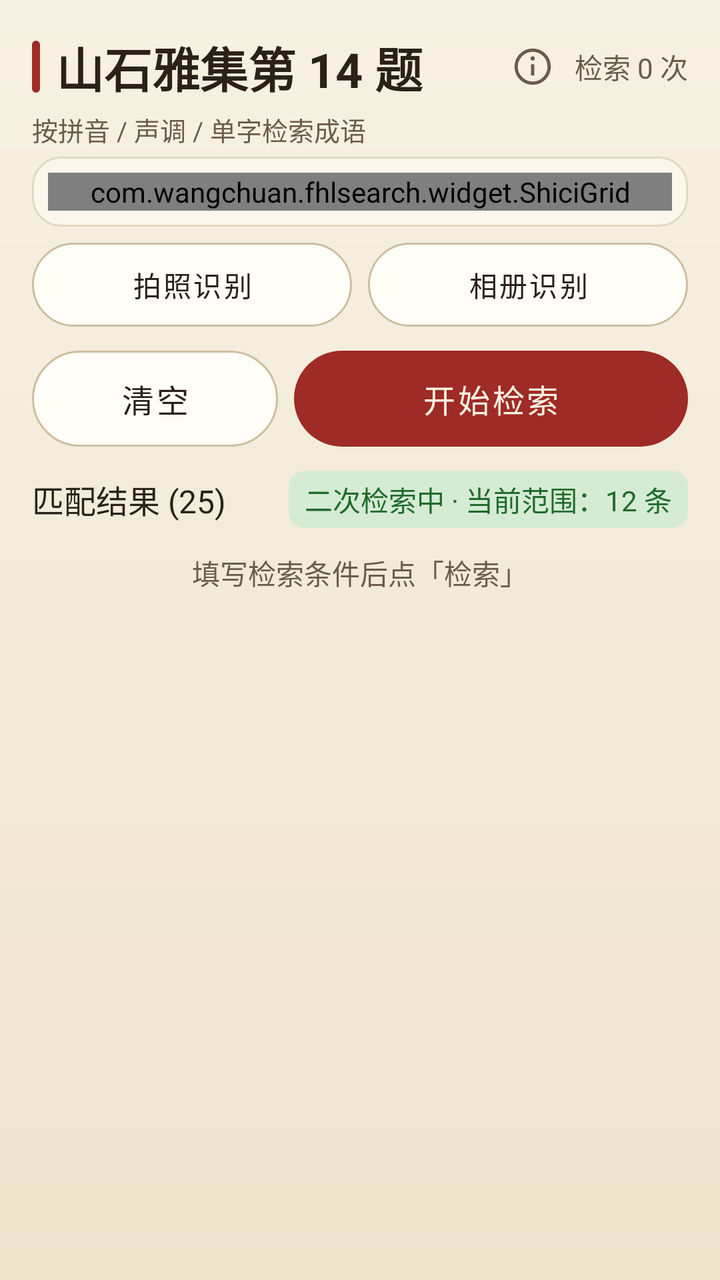
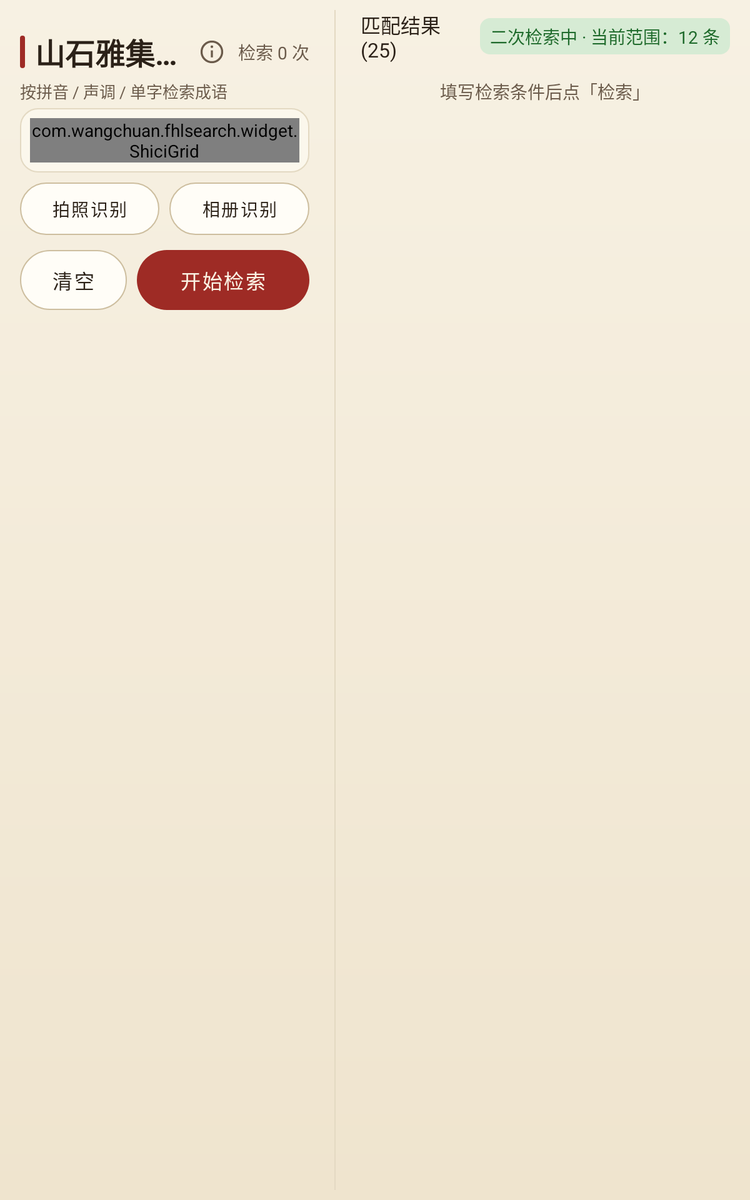

One screen, two layout resources from the same app: the default and the repository's alternative for another configuration. Each is rendered where Android would select it; the XML of both is given below.
<!-- AndroidManifest.xml: application theme Theme.FhlSearch -->
<!-- res/layout/fragment_fhl_shici.xml -->
<?xml version="1.0" encoding="utf-8"?>
<LinearLayout xmlns:android="http://schemas.android.com/apk/res/android"
    android:layout_width="match_parent"
    android:layout_height="match_parent"
    android:orientation="vertical"
    android:paddingStart="@dimen/fhl_screen_pad"
    android:paddingEnd="@dimen/fhl_screen_pad">

    
    <androidx.core.widget.NestedScrollView
        android:layout_width="match_parent"
        android:layout_height="wrap_content"
        android:fillViewport="false">

        <LinearLayout
            android:layout_width="match_parent"
            android:layout_height="wrap_content"
            android:orientation="vertical">

            <include
                android:id="@+id/header"
                layout="@layout/view_fhl_header" />

            <include
                android:id="@+id/cond"
                layout="@layout/view_fhl_shici_cond" />
        </LinearLayout>
    </androidx.core.widget.NestedScrollView>

    <LinearLayout
        android:layout_width="match_parent"
        android:layout_height="0dp"
        android:layout_marginTop="@dimen/fhl_gap_m"
        android:layout_weight="1"
        android:orientation="vertical">

        <include
            android:id="@+id/actions"
            layout="@layout/view_fhl_actions"
            android:layout_width="match_parent"
            android:layout_height="wrap_content"
            android:layout_marginBottom="@dimen/fhl_gap_s" />

        <include
            android:id="@+id/result"
            layout="@layout/view_fhl_result"
            android:layout_width="match_parent"
            android:layout_height="0dp"
            android:layout_weight="1" />
    </LinearLayout>
</LinearLayout>
<!-- res/layout/view_fhl_header.xml (included above) -->
<?xml version="1.0" encoding="utf-8"?>
<LinearLayout xmlns:android="http://schemas.android.com/apk/res/android"
    xmlns:app="http://schemas.android.com/apk/res-auto"
    xmlns:tools="http://schemas.android.com/tools"
    android:id="@+id/header"
    android:layout_width="match_parent"
    android:layout_height="wrap_content"
    android:orientation="vertical">

    <LinearLayout
        android:layout_width="match_parent"
        android:layout_height="wrap_content"
        android:gravity="center_vertical"
        android:orientation="horizontal"
        android:paddingTop="@dimen/fhl_gap_l"
        android:paddingBottom="@dimen/fhl_gap_xs">

        <View
            android:layout_width="4dp"
            android:layout_height="26dp"
            android:background="@drawable/bg_fhl_title_bar" />

        <TextView
            android:id="@+id/tvTitle"
            style="@style/TextFhlTitle"
            android:layout_width="0dp"
            android:layout_height="wrap_content"
            android:layout_marginStart="@dimen/fhl_gap_s"
            android:layout_weight="1"
            android:ellipsize="end"
            android:maxLines="1"
            tools:text="山石雅集第 14 题" />

        
        <ImageButton
            android:id="@+id/btnInfo"
            android:layout_width="34dp"
            android:layout_height="34dp"
            android:layout_marginStart="@dimen/fhl_gap_xs"
            android:layout_marginEnd="@dimen/fhl_gap_xs"
            android:background="?attr/selectableItemBackgroundBorderless"
            android:contentDescription="@string/info_button"
            android:padding="6dp"
            android:scaleType="fitCenter"
            android:src="@drawable/ic_fhl_info"
            app:tint="@color/fhl_ink_sub" />

        <TextView
            android:id="@+id/tvCount"
            style="@style/TextFhlCaption"
            android:layout_width="wrap_content"
            android:layout_height="wrap_content"
            tools:text="检索 0 次" />
    </LinearLayout>

    <TextView
        android:id="@+id/tvSubtitle"
        style="@style/TextFhlSubtitle"
        android:layout_width="match_parent"
        android:layout_height="wrap_content"
        android:layout_marginBottom="@dimen/fhl_gap_xs"
        tools:text="按拼音 / 声调 / 单字检索成语" />
</LinearLayout>
<!-- res/layout/view_fhl_shici_cond.xml (included above) -->
<?xml version="1.0" encoding="utf-8"?>
<LinearLayout xmlns:android="http://schemas.android.com/apk/res/android"
    xmlns:app="http://schemas.android.com/apk/res-auto"
    android:id="@+id/cond"
    android:layout_width="match_parent"
    android:layout_height="wrap_content"
    android:orientation="vertical">

    <LinearLayout
        android:layout_width="match_parent"
        android:layout_height="wrap_content"
        android:background="@drawable/bg_fhl_card"
        android:orientation="vertical"
        android:padding="@dimen/fhl_gap_s">

        <com.wangchuan.fhlsearch.widget.ShiciGrid
            android:id="@+id/grid"
            android:layout_width="match_parent"
            android:layout_height="wrap_content" />
    </LinearLayout>

    
    <LinearLayout
        android:layout_width="match_parent"
        android:layout_height="wrap_content"
        android:layout_marginTop="@dimen/fhl_gap_s"
        android:baselineAligned="false"
        android:gravity="center_vertical"
        android:orientation="horizontal">

        <com.google.android.material.button.MaterialButton
            android:id="@+id/btnOcrCamera"
            style="@style/BtnFhlLight"
            android:layout_width="0dp"
            android:layout_height="@dimen/fhl_btn_h_small"
            android:layout_marginEnd="@dimen/fhl_gap_s"
            android:layout_weight="1"
            android:maxLines="1"
            android:text="@string/ocr_camera"
            android:textSize="@dimen/fhl_fs_body_s"
            app:autoSizeMaxTextSize="@dimen/fhl_fs_body_s"
            app:autoSizeMinTextSize="8sp"
            app:autoSizeStepGranularity="1sp"
            app:autoSizeTextType="uniform" />

        <com.google.android.material.button.MaterialButton
            android:id="@+id/btnOcrGallery"
            style="@style/BtnFhlLight"
            android:layout_width="0dp"
            android:layout_height="@dimen/fhl_btn_h_small"
            android:layout_weight="1"
            android:maxLines="1"
            android:text="@string/ocr_gallery"
            android:textSize="@dimen/fhl_fs_body_s"
            app:autoSizeMaxTextSize="@dimen/fhl_fs_body_s"
            app:autoSizeMinTextSize="8sp"
            app:autoSizeStepGranularity="1sp"
            app:autoSizeTextType="uniform" />
    </LinearLayout>

    <LinearLayout
        android:layout_width="match_parent"
        android:layout_height="wrap_content"
        android:layout_marginTop="@dimen/fhl_gap_m"
        android:baselineAligned="false"
        android:gravity="center_vertical"
        android:orientation="horizontal">

        <com.google.android.material.button.MaterialButton
            android:id="@+id/btnClear"
            style="@style/BtnFhlLight"
            android:layout_width="0dp"
            android:layout_height="@dimen/fhl_btn_h"
            android:layout_marginEnd="@dimen/fhl_gap_s"
            android:layout_weight="1"
            android:text="@string/sc_clear" />

        <com.google.android.material.button.MaterialButton
            android:id="@+id/btnSearch"
            style="@style/BtnFhlPrimary"
            android:layout_width="0dp"
            android:layout_height="@dimen/fhl_btn_h"
            android:layout_weight="1.6"
            android:text="@string/sc_search" />
    </LinearLayout>

    
    <LinearLayout
        android:id="@+id/layOcrPreview"
        android:layout_width="match_parent"
        android:layout_height="wrap_content"
        android:layout_marginTop="@dimen/fhl_gap_s"
        android:background="@drawable/bg_fhl_card"
        android:gravity="center_horizontal"
        android:orientation="vertical"
        android:padding="@dimen/fhl_gap_s"
        android:visibility="gone">

        <ImageView
            android:id="@+id/ivOcrPreview"
            android:layout_width="wrap_content"
            android:layout_height="wrap_content"
            android:adjustViewBounds="true"
            android:contentDescription="@string/ocr_preview_cd"
            android:maxHeight="@dimen/fhl_ocr_preview_max_h"
            android:scaleType="fitCenter" />

        <TextView
            style="@style/TextFhlCaption"
            android:layout_width="wrap_content"
            android:layout_height="wrap_content"
            android:layout_marginTop="@dimen/fhl_gap_xs"
            android:gravity="center"
            android:text="@string/ocr_preview_hint" />
    </LinearLayout>
</LinearLayout>
<!-- res/layout/view_fhl_actions.xml (included above) -->
<?xml version="1.0" encoding="utf-8"?>
<LinearLayout xmlns:android="http://schemas.android.com/apk/res/android"
    xmlns:app="http://schemas.android.com/apk/res-auto"
    android:id="@+id/layActions"
    android:layout_width="match_parent"
    android:layout_height="wrap_content"
    android:baselineAligned="false"
    android:orientation="horizontal"
    android:visibility="gone">

    <com.google.android.material.button.MaterialButton
        android:id="@+id/btnClearAll"
        style="@style/BtnFhlLightSmall"
        android:layout_width="0dp"
        android:layout_height="@dimen/fhl_btn_h_small"
        android:layout_weight="1"
        android:layout_marginEnd="@dimen/fhl_gap_s"
        android:text="@string/btn_clear_all" />

    <com.google.android.material.button.MaterialButton
        android:id="@+id/btnClearCurrent"
        style="@style/BtnFhlLightSmall"
        android:layout_width="0dp"
        android:layout_height="@dimen/fhl_btn_h_small"
        android:layout_weight="1"
        android:layout_marginEnd="@dimen/fhl_gap_s"
        android:text="@string/btn_clear_current" />

    <com.google.android.material.button.MaterialButton
        android:id="@+id/btnSecondSearch"
        style="@style/BtnFhlPrimary"
        android:layout_width="0dp"
        android:layout_height="@dimen/fhl_btn_h_small"
        android:layout_weight="1"
        android:maxLines="1"
        android:text="@string/cy_second_search"
        android:textSize="@dimen/fhl_fs_body_s"
        app:autoSizeMaxTextSize="@dimen/fhl_fs_body_s"
        app:autoSizeMinTextSize="6sp"
        app:autoSizeStepGranularity="1sp"
        app:autoSizeTextType="uniform" />
</LinearLayout>
<!-- res/layout/view_fhl_result.xml (included above) -->
<?xml version="1.0" encoding="utf-8"?>
<LinearLayout xmlns:android="http://schemas.android.com/apk/res/android"
    xmlns:tools="http://schemas.android.com/tools"
    android:layout_width="match_parent"
    android:layout_height="match_parent"
    android:orientation="vertical">

    
    <LinearLayout
        android:id="@+id/layStatus"
        android:layout_width="match_parent"
        android:layout_height="wrap_content"
        android:gravity="center_vertical"
        android:orientation="horizontal"
        android:visibility="gone"
        tools:visibility="visible">

        <TextView
            android:id="@+id/tvResultCount"
            style="@style/TextFhlBody"
            android:layout_width="0dp"
            android:layout_height="wrap_content"
            android:layout_weight="1"
            tools:text="匹配结果 (25)" />

        <TextView
            android:id="@+id/tvSecondBar"
            style="@style/TextFhlCaption"
            android:layout_width="wrap_content"
            android:layout_height="wrap_content"
            android:background="@drawable/bg_fhl_tag_hit"
            android:paddingStart="@dimen/fhl_gap_s"
            android:paddingEnd="@dimen/fhl_gap_s"
            android:paddingTop="@dimen/fhl_gap_xs"
            android:paddingBottom="@dimen/fhl_gap_xs"
            android:textColor="@color/fhl_green_text"
            android:visibility="gone"
            tools:text="二次检索中 · 当前范围：12 条"
            tools:visibility="visible" />
    </LinearLayout>

    <TextView
        android:id="@+id/tvEmpty"
        style="@style/TextFhlCaption"
        android:layout_width="match_parent"
        android:layout_height="wrap_content"
        android:layout_marginTop="@dimen/fhl_gap_m"
        android:gravity="center"
        android:visibility="gone"
        tools:text="填写检索条件后点「检索」"
        tools:visibility="visible" />

    <androidx.recyclerview.widget.RecyclerView
        android:id="@+id/rvResult"
        android:layout_width="match_parent"
        android:layout_height="0dp"
        android:layout_weight="1"
        android:layout_marginTop="@dimen/fhl_gap_s"
        android:clipToPadding="false"
        android:paddingBottom="@dimen/fhl_gap_s"
        android:scrollbars="vertical" />
</LinearLayout>
<!-- resources referenced by this layout -->
<resources>
  <color name="fhl_green_text">#1F6B2C</color>
  <color name="fhl_ink_sub">#6B5B4B</color>
  <dimen name="fhl_btn_h">48dp</dimen>
  <dimen name="fhl_btn_h_small">42dp</dimen>
  <dimen name="fhl_fs_body_s">14sp</dimen>
  <dimen name="fhl_gap_l">16dp</dimen>
  <dimen name="fhl_gap_m">12dp</dimen>
  <dimen name="fhl_gap_s">8dp</dimen>
  <dimen name="fhl_gap_xs">4dp</dimen>
  <dimen name="fhl_ocr_preview_max_h">180dp</dimen>
  <dimen name="fhl_screen_pad">16dp</dimen>
  <!-- drawable bg_fhl_tag_hit (drawable) -->
  <?xml version="1.0" encoding="utf-8"?>
  <shape xmlns:android="http://schemas.android.com/apk/res/android" android:shape="rectangle">
      <solid android:color="@color/fhl_green_bg" />
      <corners android:radius="@dimen/fhl_radius_s" />
  </shape>
  <!-- drawable bg_fhl_title_bar (drawable) -->
  <?xml version="1.0" encoding="utf-8"?>
  <shape xmlns:android="http://schemas.android.com/apk/res/android" android:shape="rectangle">
      <solid android:color="@color/fhl_vermilion" />
      <corners android:radius="2dp" />
      <size android:width="4dp" />
  </shape>
  <string name="btn_clear_all">清空所有</string>
  <string name="btn_clear_current">清空当前</string>
  <string name="cy_second_search">二次检索</string>
  <string name="info_button">信息</string>
  <string name="ocr_camera">拍照识别</string>
  <string name="ocr_gallery">相册识别</string>
  <string name="ocr_preview_cd">识别用的图片</string>
  <string name="ocr_preview_hint">识别用的图片 · 点一下可重新裁切</string>
  <string name="sc_clear">清空</string>
  <string name="sc_search">开始检索</string>
  <style name="TextFhlBody">
          <item name="android:textSize">@dimen/fhl_fs_body</item>
          <item name="android:textColor">@color/fhl_ink</item>
      </style>
  <style name="TextFhlCaption">
          <item name="android:textSize">@dimen/fhl_fs_body_s</item>
          <item name="android:textColor">@color/fhl_ink_sub</item>
      </style>
  <style name="TextFhlSubtitle">
          <item name="android:textSize">@dimen/fhl_fs_subtitle</item>
          <item name="android:textColor">@color/fhl_ink_sub</item>
      </style>
  <style name="TextFhlTitle">
          <item name="android:textSize">@dimen/fhl_fs_title</item>
          <item name="android:textColor">@color/fhl_ink</item>
          <item name="android:textStyle">bold</item>
      </style>
  <color name="fhl_card">#FBF7EC</color>
  <dimen name="fhl_radius_m">14dp</dimen>
  <dimen name="fhl_stroke_hair">1dp</dimen>
  <color name="fhl_line">#E3D9C2</color>
  <color name="fhl_green_bg">#D6EBD4</color>
  <dimen name="fhl_radius_s">8dp</dimen>
  <color name="fhl_vermilion">#9E2B25</color>
  <dimen name="fhl_fs_btn">16sp</dimen>
  <color name="fhl_ink">#2B2118</color>
  <dimen name="fhl_btn_pad_h_small">4dp</dimen>
  <color name="fhl_text_on_dark">#FBF3E4</color>
  <dimen name="fhl_fs_body">16sp</dimen>
  <dimen name="fhl_fs_subtitle">13sp</dimen>
  <dimen name="fhl_fs_title">24sp</dimen>
  <color name="fhl_vermilion_tint">#F3E3DF</color>
  <color name="fhl_gold">#B08A3E</color>
  <color name="fhl_line_strong">#CDBE9F</color>
  <color name="fhl_error">#C0392B</color>
  <color name="fhl_paper_top">#F7F1E3</color>
  <!-- drawable bg_fhl_paper (drawable) -->
  <?xml version="1.0" encoding="utf-8"?>
  <shape xmlns:android="http://schemas.android.com/apk/res/android" android:shape="rectangle">
      <gradient
          android:angle="270"
          android:startColor="@color/fhl_paper_top"
          android:endColor="@color/fhl_paper_bottom"
          android:type="linear" />
  </shape>
  <color name="fhl_paper_bottom">#EFE4CE</color>
  <style name="ThemeOverlay.FhlSearch.Dialog" parent="ThemeOverlay.Material3.MaterialAlertDialog">
          <item name="colorSurface">@color/fhl_card</item>
          <item name="colorOnSurface">@color/fhl_ink</item>
          <item name="colorPrimary">@color/fhl_vermilion</item>
      </style>
  <color name="fhl_gold_tint">#F1E8D2</color>
  <color name="fhl_btn_light">#FFFDF7</color>
  <dimen name="fhl_radius_pill">999dp</dimen>
  <color name="fhl_vermilion_pressed">#7E211C</color>
  <!-- some entries are left out for length -->
</resources>
<!-- res/layout-sw600dp/fragment_fhl_shici.xml (the repository's variant of the layout above) -->
<!-- drawn on a 7-inch tablet held upright -->
<?xml version="1.0" encoding="utf-8"?>
<LinearLayout xmlns:android="http://schemas.android.com/apk/res/android"
    android:layout_width="match_parent"
    android:layout_height="match_parent"
    android:orientation="horizontal"
    android:paddingStart="@dimen/fhl_screen_pad"
    android:paddingEnd="@dimen/fhl_screen_pad"
    android:paddingTop="@dimen/fhl_gap_s"
    android:paddingBottom="@dimen/fhl_gap_s">

    <androidx.core.widget.NestedScrollView
        android:layout_width="0dp"
        android:layout_height="match_parent"
        android:layout_weight="44"
        android:fillViewport="true">

        <LinearLayout
            android:layout_width="match_parent"
            android:layout_height="wrap_content"
            android:orientation="vertical">

            <include
                android:id="@+id/header"
                layout="@layout/view_fhl_header" />

            <include
                android:id="@+id/cond"
                layout="@layout/view_fhl_shici_cond" />
        </LinearLayout>
    </androidx.core.widget.NestedScrollView>

    <View
        android:layout_width="@dimen/fhl_stroke_hair"
        android:layout_height="match_parent"
        android:layout_marginStart="@dimen/fhl_pane_gap"
        android:layout_marginEnd="@dimen/fhl_pane_gap"
        android:background="@color/fhl_line" />

    <LinearLayout
        android:layout_width="0dp"
        android:layout_height="match_parent"
        android:layout_weight="56"
        android:orientation="vertical">

        <include
            android:id="@+id/actions"
            layout="@layout/view_fhl_actions"
            android:layout_width="match_parent"
            android:layout_height="wrap_content"
            android:layout_marginBottom="@dimen/fhl_gap_s" />

        <include
            android:id="@+id/result"
            layout="@layout/view_fhl_result"
            android:layout_width="match_parent"
            android:layout_height="0dp"
            android:layout_weight="1" />
    </LinearLayout>
</LinearLayout>
<!-- resources referenced by the variant -->
<!-- as a 7-inch tablet held upright resolves them -->
<resources>
  <color name="fhl_green_text">#1F6B2C</color>
  <color name="fhl_ink_sub">#6B5B4B</color>
  <color name="fhl_line">#E3D9C2</color>
  <dimen name="fhl_btn_h">48dp</dimen>
  <dimen name="fhl_btn_h_small">42dp</dimen>
  <dimen name="fhl_fs_body_s">14sp</dimen>
  <dimen name="fhl_gap_l">16dp</dimen>
  <dimen name="fhl_gap_m">12dp</dimen>
  <dimen name="fhl_gap_s">8dp</dimen>
  <dimen name="fhl_gap_xs">4dp</dimen>
  <dimen name="fhl_ocr_preview_max_h">180dp</dimen>
  <dimen name="fhl_pane_gap">20dp</dimen>
  <dimen name="fhl_screen_pad">16dp</dimen>
  <dimen name="fhl_stroke_hair">1dp</dimen>
  <!-- drawable bg_fhl_tag_hit (drawable) -->
  <?xml version="1.0" encoding="utf-8"?>
  <shape xmlns:android="http://schemas.android.com/apk/res/android" android:shape="rectangle">
      <solid android:color="@color/fhl_green_bg" />
      <corners android:radius="@dimen/fhl_radius_s" />
  </shape>
  <!-- drawable bg_fhl_title_bar (drawable) -->
  <?xml version="1.0" encoding="utf-8"?>
  <shape xmlns:android="http://schemas.android.com/apk/res/android" android:shape="rectangle">
      <solid android:color="@color/fhl_vermilion" />
      <corners android:radius="2dp" />
      <size android:width="4dp" />
  </shape>
  <string name="btn_clear_all">清空所有</string>
  <string name="btn_clear_current">清空当前</string>
  <string name="cy_second_search">二次检索</string>
  <string name="info_button">信息</string>
  <string name="ocr_camera">拍照识别</string>
  <string name="ocr_gallery">相册识别</string>
  <string name="ocr_preview_cd">识别用的图片</string>
  <string name="ocr_preview_hint">识别用的图片 · 点一下可重新裁切</string>
  <string name="sc_clear">清空</string>
  <string name="sc_search">开始检索</string>
  <style name="TextFhlBody">
          <item name="android:textSize">@dimen/fhl_fs_body</item>
          <item name="android:textColor">@color/fhl_ink</item>
      </style>
  <style name="TextFhlCaption">
          <item name="android:textSize">@dimen/fhl_fs_body_s</item>
          <item name="android:textColor">@color/fhl_ink_sub</item>
      </style>
  <style name="TextFhlSubtitle">
          <item name="android:textSize">@dimen/fhl_fs_subtitle</item>
          <item name="android:textColor">@color/fhl_ink_sub</item>
      </style>
  <style name="TextFhlTitle">
          <item name="android:textSize">@dimen/fhl_fs_title</item>
          <item name="android:textColor">@color/fhl_ink</item>
          <item name="android:textStyle">bold</item>
      </style>
  <color name="fhl_card">#FBF7EC</color>
  <dimen name="fhl_radius_m">14dp</dimen>
  <color name="fhl_green_bg">#D6EBD4</color>
  <dimen name="fhl_radius_s">8dp</dimen>
  <color name="fhl_vermilion">#9E2B25</color>
  <dimen name="fhl_fs_btn">16sp</dimen>
  <color name="fhl_ink">#2B2118</color>
  <dimen name="fhl_btn_pad_h_small">4dp</dimen>
  <color name="fhl_text_on_dark">#FBF3E4</color>
  <dimen name="fhl_fs_body">16sp</dimen>
  <dimen name="fhl_fs_subtitle">13sp</dimen>
  <dimen name="fhl_fs_title">24sp</dimen>
  <color name="fhl_vermilion_tint">#F3E3DF</color>
  <color name="fhl_gold">#B08A3E</color>
  <color name="fhl_line_strong">#CDBE9F</color>
  <color name="fhl_error">#C0392B</color>
  <color name="fhl_paper_top">#F7F1E3</color>
  <color name="fhl_paper_bottom">#EFE4CE</color>
  <style name="ThemeOverlay.FhlSearch.Dialog" parent="ThemeOverlay.Material3.MaterialAlertDialog">
          <item name="colorSurface">@color/fhl_card</item>
          <item name="colorOnSurface">@color/fhl_ink</item>
          <item name="colorPrimary">@color/fhl_vermilion</item>
      </style>
  <color name="fhl_gold_tint">#F1E8D2</color>
  <color name="fhl_btn_light">#FFFDF7</color>
  <dimen name="fhl_radius_pill">999dp</dimen>
  <color name="fhl_vermilion_pressed">#7E211C</color>
  <!-- some entries are left out for length -->
</resources>
